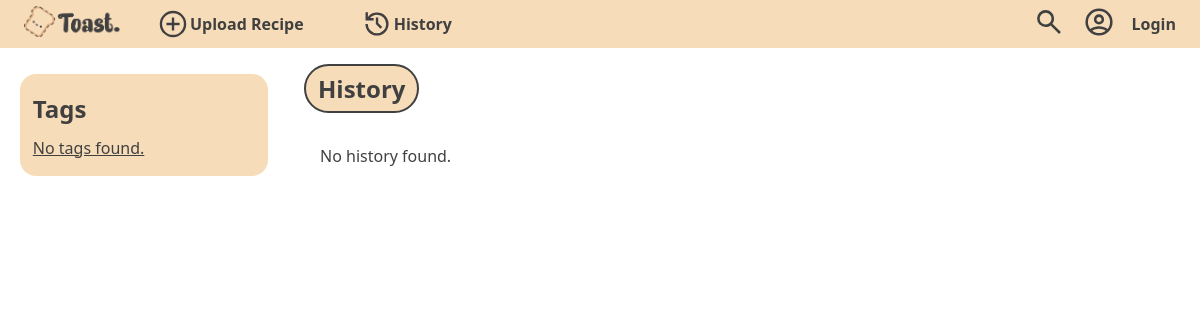
/page/history.php, run on an earlier commit of the app's database.
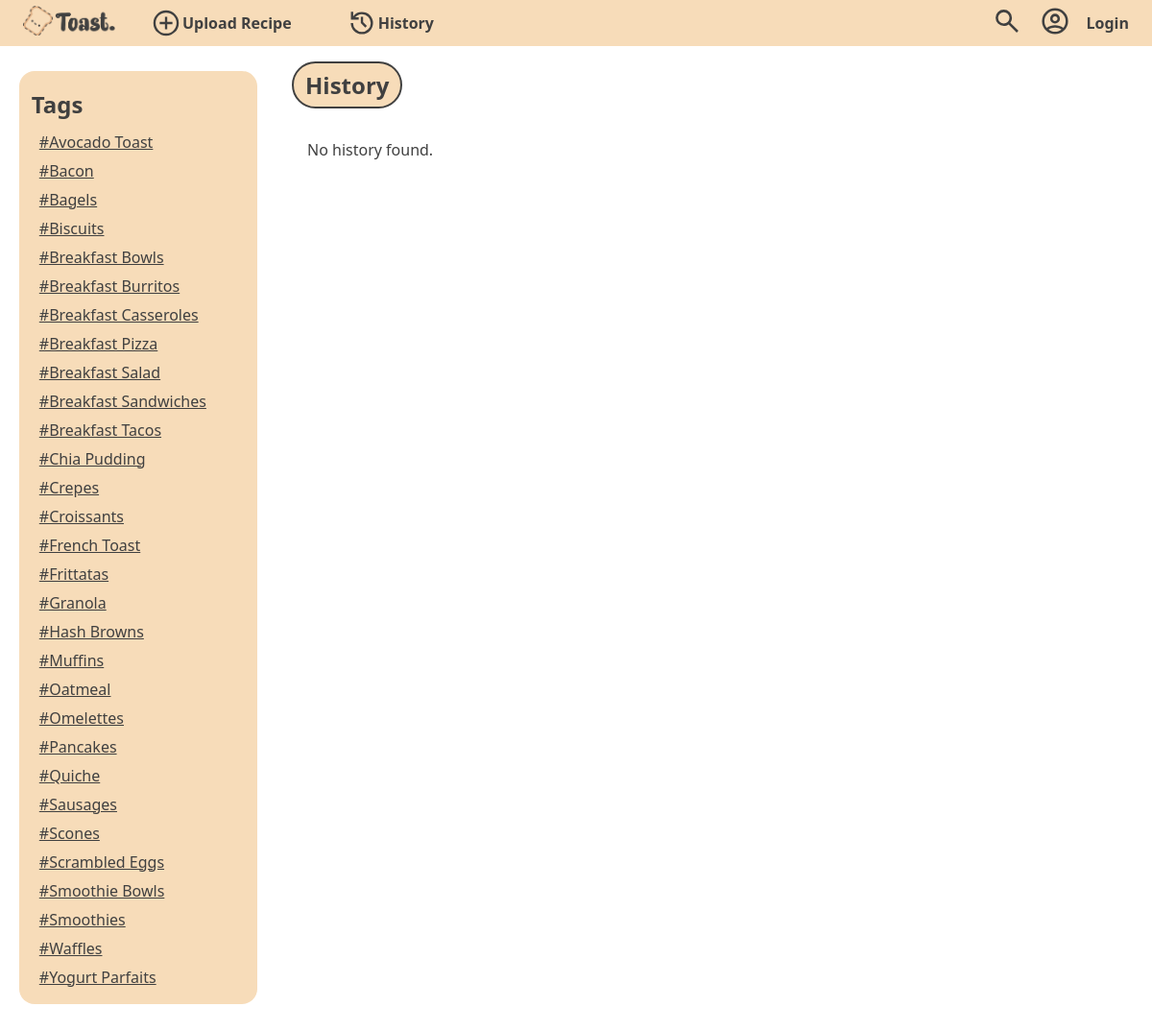
And on a later commit of the database.
### tables this page shows
CREATE TABLE `tags` (
  `Tag_ID` int(11) NOT NULL,
  `Tag_Category` varchar(255) NOT NULL
);

### php/session_Maker.php (called while the page is built, shortened)
<?php
if (isset($_SESSION["id"]) && isset($_SESSION["email"])) {
    $ProfileID = $_SESSION["id"];
    $ProfileEmail = $_SESSION["email"];
    $isLoggedIn = $_SESSION["loggedin"];
} else {
    $ProfileID = 0;
}
?>

### php/tagsDisplay.php (the view, shortened to what this page needs)
<?php
require 'db_connection.php';
$query = "SELECT * FROM TAGS";
$result = mysqli_query($connection, $query);
if (mysqli_num_rows($result) > 0) {
    while ($row = mysqli_fetch_assoc($result)) {
        $tagID = $row['Tag_ID'];
        $tagName = $row['Tag_Category'];
        echo '<li><a href="../page/tags.php?id=' . $tagID . '" class="tagItem">' . $tagName . '</a></li>';
    }
} else {
    echo 'No tags found.';
}
?>

### page/history.php (shortened to what this page needs)
<?php
$showTags = true;
$showNavBar = true;
$currentPage = "history.php";
include '../php/session_Maker.php';
?>
<link rel="stylesheet" href="../css/history.css">
<?php
$pageCSS = ob_get_clean();
?>
<div class="sectionControlled">
    <div class="headerContainer"><h2>History</h2></div>
        <div class="result">
            <ul>
            <?php
            require '../php/db_connection.php';
            $query =   "SELECT
                        ph.Post_History_ID,
                        ph.Post_History_Date,
                        ph.Post_ID,
                        ph.Profile_ID,
                        ph.Post_isLike,
                        p.Post_Title,
                        p.Post_Desc,
                        p.Post_Likes,
                        p.Post_Image_Path,
                        pr.Profile_Name,
                        pr.Profile_Image_Path
                        FROM
                            post_history ph
                        JOIN
                            post p ON ph.Post_ID = p.Post_ID
                        JOIN
                            profile pr ON ph.Profile_ID = pr.Profile_ID
                        WHERE
                            ph.Profile_ID = $ProfileID";
            $result = mysqli_query($connection, $query);
            if ($result && mysqli_num_rows($result) > 0) {
                while ($row = mysqli_fetch_assoc($result)) {
                    $PostHistoryID = $row['Post_History_ID'];
                    $PostHistoryDate = $row['Post_History_Date'];
                    $PostID = $row['Post_ID'];
                    $PostProfileID = $row['Profile_ID'];
                    $PostIsLike = $row['Post_isLike'];
                    $PostTitle = $row['Post_Title'];
                    $PostDesc = $row['Post_Desc'];
                    $PostLikes = $row['Post_Likes'];
                    $PostImageID = $row['Post_Image_Path'];
                    $ProfileName = $row['Profile_Name'];
                    $ProfileImageID = $row['Profile_Image_Path'];
            ?>
                <a href="post.php?id=<?php echo $PostID; ?>">
                    <div class="resultContainer">
                        <img src="<?php echo $PostImageID; ?>" alt="">
                        <div class="resultContent">
                            <div class="resultTitle">
                                <h1><?php echo $PostTitle; ?></h1>
                            </div>
                            <div class="resultDetail">
                                <p><?php echo $PostDesc; ?></p>
                            </div>
                        </div>
                    </div>
                </a>
            <?php
                }
            } else {
                echo "No history found.";
            }
            ?>
            </ul>
        </div>
    </div>
</div>
<?php
$pageContents = ob_get_clean();
?>
<?php
include '../layout/Layout.php';
?>

### Layout/Layout.php (shortened to what this page needs)
        <?php include '../php/tagsDisplay.php'; ?>
<?php
if ($showNavBar) {
    $navBarVisibility = "flex";
} else {
    $navBarVisibility = "none";
}
if (isset($_SESSION["loggedin"]) && $_SESSION["loggedin"] === true) {
    $loginButtonVisibility = "none";
} else {
    $loginButtonVisibility = "flex";
}
?>
<!DOCTYPE html>
<html lang="en">
<head>
    <link rel="stylesheet" href="../css/default.css">
    <?php echo $pageCSS; ?>
</head>
<body>
    <div style="display: <?php echo $navBarVisibility; ?>" class="nav" id="navbar">
        <div class="headerleft">
            <div class="logobutton">
                <ul>
                    <li><a href="../index.php?redirect=home&currentPage='<?php echo $currentPage; ?>"><img class="logo" src="..\assets\images\Toast Logo.png" alt="logo"></a></li>
                </ul>
            </div>
            <div class="redirectText">
                <ul>
                    <li><a class="createButton" href="../index.php?redirect=create&currentPage=<?php echo $currentPage; ?>"><h3> Upload Recipe</h3></a></li>
                    <li><a class="historyButton" href="../index.php?redirect=history&currentPage=<?php echo $currentPage; ?>"><h3> History</h3></a></li>
                </ul>
            </div>
        </div>
        <div class="headerright">
            <div class="searchTogglebutton">
                <ul>
                    <li><a href="#" onclick="openSearch()"></a></li>
                </ul>
            </div>
            <div class="accountbutton">
                <ul>
                    <li><a href="../index.php?redirect=profile&currentPage=<?php echo $currentPage; ?>"></a></li>
                </ul>
            </div>
            <div class="loginButton" style="display: <?php echo $loginButtonVisibility?>">
                <ul>
                    <li><a href="../index.php?redirect=auth&currentPage=<?php echo $currentPage; ?>"><h3>Login</h3></a></li>
                </ul>
            </div>
        </div>
    </div>
    <div class="contents">
        <div class="leftColumn">
            <div class="tags">
                <h2>Tags</h2>
                <ul>
                    <?php include '../php/tagsDisplay.php'; ?>
                </ul>
            </div>
        </div>
        <div class="rightColumn">
            <?php if ($showTags) {echo $pageContents;} ?>
        </div>
</body>
</html>

### css/default.css (style rules this page uses)
:root { --background-default: #ffffff; --background-light: #fff5e7; --clr-dark: #404040; --clr-primary: #f7dcb9; --clr-primary-darken: #f5d2a4; }
* { margin: 0; padding: 0; list-style-type: none; text-decoration: none; font-family: system-ui, -apple-system, BlinkMacSystemFont, 'Segoe UI', Roboto, Oxygen, Ubuntu, Cantarell, 'Open Sans', 'Helvetica Neue', sans-serif; color: var(--clr-dark); box-sizing: border-box; }
.searchTogglebutton svg, .accountbutton svg, .menubutton svg, .backbutton svg { height: 34px; width: 34px; }
html, body { min-height: 100vh; max-width: 100vw; }
h2 { font-size: 1.5rem; }
h3 { font-size: 1rem; }
.nav { background-color: var(--clr-primary); height: 3em; width: 100%; display: flex; justify-content: space-between; align-items: center; position: fixed; z-index: 989; transition: all 0.3s ease; left: 0; right: 0; padding: 1em 1em; margin-left: auto; margin-right: auto; }
.headerright, .headerleft { height: 100%; display: flex; align-items: center; }
.logo { max-width: 7em; width: 100%; height: auto; padding: 0 0.5em; }
.redirectText { height: 100%; }
.redirectText ul { display: flex; align-items: center; height: 100%; }
.redirectText li { height: 100%; padding: 0 20px; font-size: 12pt; display: flex; justify-content: center; align-items: center; }
.redirectText a { height: 100%; text-decoration: none; color: var(--clr-dark); font-weight: bold; display: flex; justify-content: center; align-items: center; }
.searchTogglebutton, .backbutton, .accountbutton, .historyButton, .createButton, .loginButton { margin: 0.5em 0.5em; height: 100%; display: flex; align-items: center; justify-content: center; }
.backbutton, .historyButton, .createButton { display: none; }
.leftColumn { display: flex; height: 100%; flex-direction: column; width: 18rem; padding: 10px 20px; box-sizing: border-box; }
.tags { width: 100%; background-color: var(--clr-primary); display: flex; flex-direction: column; padding: 1.1em 0.8em; border-radius: 1em; z-index: 3; }
.tags h2 { margin-bottom: 0.5em; }
.tags ul { display: flex; flex-direction: column; text-decoration: underline; gap: 0.5em; }
.tagItem { padding: 0.3em 0.5em; }
.rightColumn { display: flex; height: 100%; width: calc(100% - 18rem - 40px); background-color: var(--background-default); flex-direction: column; padding: 0 1em; padding-bottom: 4em; gap: 3em; box-sizing: border-box; overflow-y: hidden; }
@media (min-width: 976px) { .historyButton, .createButton { display: none; } }
@media (min-width: 976px) { .rightColumn { width: calc(100% - 18rem); } }

### css/history.css (style rules this page uses)
.contents { width: 100%; height: 100%; display: flex; flex-direction: row; padding-top: 4rem; overflow-y: hidden; }
.sectionControlled { width: 100%; height: 100%; display: flex; flex-direction: column; gap: 1em; }
.headerContainer { display: flex; height: 100%; align-items: center; gap: 1em; }
.headerContainer h2 { padding: 0.25em 0.5em; background-color: #f7dcb9; border: 2px solid #404040; border-radius: 50px; }
.result { display: flex; flex-direction: column; width: 100%; height: 100%; gap: 1em; }
.result ul { display: grid; width: 100%; height: auto; grid-template-columns: repeat(auto-fill, minmax(30rem, 1fr)); gap: 1rem; padding: 1em; }

What changed in the data, as far as the page shows it:
added tags: Tag_Category "#Avocado Toast"
added tags: Tag_Category "#Bacon"
added tags: Tag_Category "#Bagels"
added tags: Tag_Category "#Biscuits"
added tags: Tag_Category "#Breakfast Bowls"
added tags: Tag_Category "#Breakfast Burritos"
added tags: Tag_Category "#Breakfast Casseroles"
added tags: Tag_Category "#Breakfast Pizza"
added tags: Tag_Category "#Breakfast Salad"
added tags: Tag_Category "#Breakfast Sandwiches"
added tags: Tag_Category "#Breakfast Tacos"
added tags: Tag_Category "#Chia Pudding"
added tags: Tag_Category "#Crepes"
added tags: Tag_Category "#Croissants"
added tags: Tag_Category "#French Toast"
added tags: Tag_Category "#Frittatas"
added tags: Tag_Category "#Granola"
added tags: Tag_Category "#Hash Browns"
added tags: Tag_Category "#Muffins"
added tags: Tag_Category "#Oatmeal"
added tags: Tag_Category "#Omelettes"
added tags: Tag_Category "#Pancakes"
added tags: Tag_Category "#Quiche"
added tags: Tag_Category "#Sausages"
added tags: Tag_Category "#Scones"
added tags: Tag_Category "#Scrambled Eggs"
added tags: Tag_Category "#Smoothie Bowls"
added tags: Tag_Category "#Smoothies"
added tags: Tag_Category "#Waffles"
added tags: Tag_Category "#Yogurt Parfaits"
Also different on the page:
text no longer shown: "No tags found."
